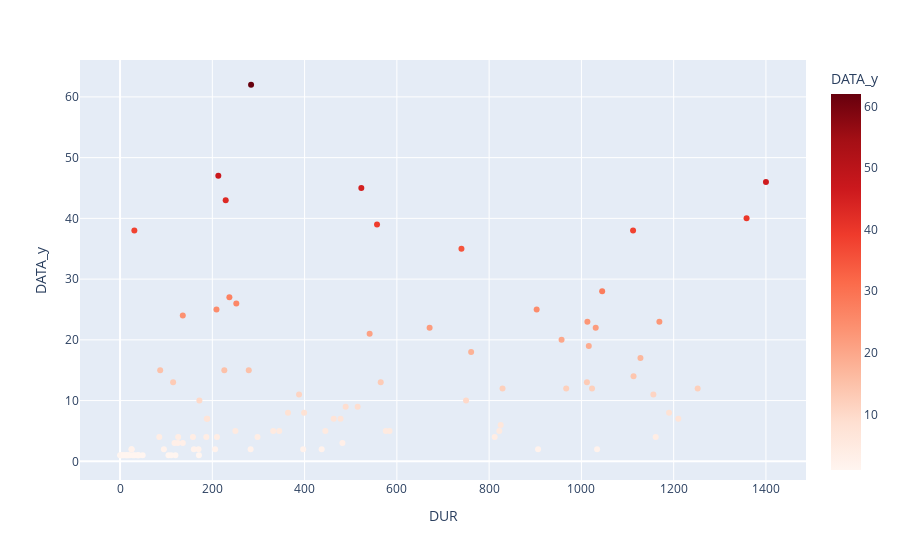

Source (notebook cell):
### Code cell
fig = px.scatter(
    merged,
    x = merged.DUR,
    y=merged.DATA_y,
    color=merged.DATA_y,
    color_continuous_scale="reds",
)
fig.show()

### Figure 1 — Plotly figure (JSON) as saved in the notebook; plotly's stock layout.template omitted (floating-point values rounded to 4 significant figures)
{"data": [{"hovertemplate": "DUR=%{x}<br>DATA_y=%{marker.color}<extra></extra>", "legendgroup": "", "marker": {"color": [11, 1, 4, 19, 1, 10, 7, 5, 1, 7, 1, 23, 2, 4, 2, 13, 2, 22, 13, 15, 2, 26, 40, 43, 2, 3, 18, 38, 24, 47, 11, 1, 4, 45, 1, 8, 46, 9, 2, 12, 23, 12, 15, 27, 62, 10, 4, 12, 8, 3, 4, 1, 21, 6, 13, 12, 2, 1, 5, 2, 1, 1, 1, 14, 5, 1, 4, 5, 2, 25, 39, 25, 4, 5, 1, 1, 2, 5, 38, 7, 1, 1, 2, 7, 7, 1, 4, 22, 8, 1, 1, 5, 15, 35, 17, 1, 9, 20, 3, 28, 3], "coloraxis": "coloraxis", "symbol": "circle"}, "mode": "markers", "name": "", "orientation": "v", "showlegend": false, "type": "scatter", "x": [1156, 17, 126, 1016, 40, 750, 463, 250, 0, 188, 17, 1169, 95, 298, 397, 115, 160, 1031, 1012, 226, 25, 252, 1358, 229, 1034, 482, 761, 31, 136, 213, 388, 105, 210, 523, 31, 1190, 1400, 489, 206, 1252, 1013, 829, 279, 237, 284, 172, 85, 967, 364, 125, 812, 3, 541, 825, 565, 1023, 437, 28, 584, 25, 120, 13, 13, 1113, 445, 9, 158, 576, 906, 209, 557, 903, 1161, 332, 6, 49, 170, 822, 1112, 478, 40, 2, 283, 1210, 189, 111, 187, 671, 399, 37, 171, 345, 87, 740, 1128, 21, 515, 957, 118, 1045, 136], "xaxis": "x", "y": [11, 1, 4, 19, 1, 10, 7, 5, 1, 7, 1, 23, 2, 4, 2, 13, 2, 22, 13, 15, 2, 26, 40, 43, 2, 3, 18, 38, 24, 47, 11, 1, 4, 45, 1, 8, 46, 9, 2, 12, 23, 12, 15, 27, 62, 10, 4, 12, 8, 3, 4, 1, 21, 6, 13, 12, 2, 1, 5, 2, 1, 1, 1, 14, 5, 1, 4, 5, 2, 25, 39, 25, 4, 5, 1, 1, 2, 5, 38, 7, 1, 1, 2, 7, 7, 1, 4, 22, 8, 1, 1, 5, 15, 35, 17, 1, 9, 20, 3, 28, 3], "yaxis": "y"}], "layout": {"coloraxis": {"colorbar": {"title": {"text": "DATA_y"}}, "colorscale": [[0, "rgb(255,245,240)"], [0.125, "rgb(254,224,210)"], [0.25, "rgb(252,187,161)"], [0.375, "rgb(252,146,114)"], [0.5, "rgb(251,106,74)"], [0.625, "rgb(239,59,44)"], [0.75, "rgb(203,24,29)"], [0.875, "rgb(165,15,21)"], [1, "rgb(103,0,13)"]]}, "legend": {"tracegroupgap": 0}, "margin": {"t": 60}, "xaxis": {"anchor": "y", "domain": [0, 1], "title": {"text": "DUR"}}, "yaxis": {"anchor": "x", "domain": [0, 1], "title": {"text": "DATA_y"}}}}
